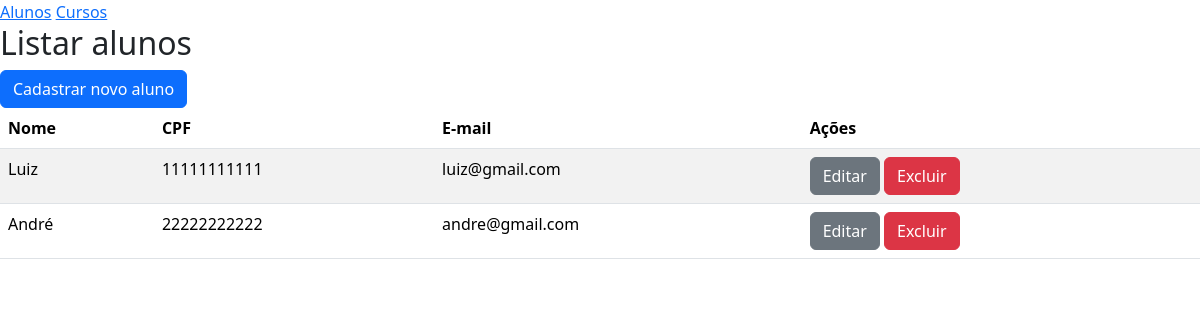
The page /teste/listar_alunos on the database as committed earlier.
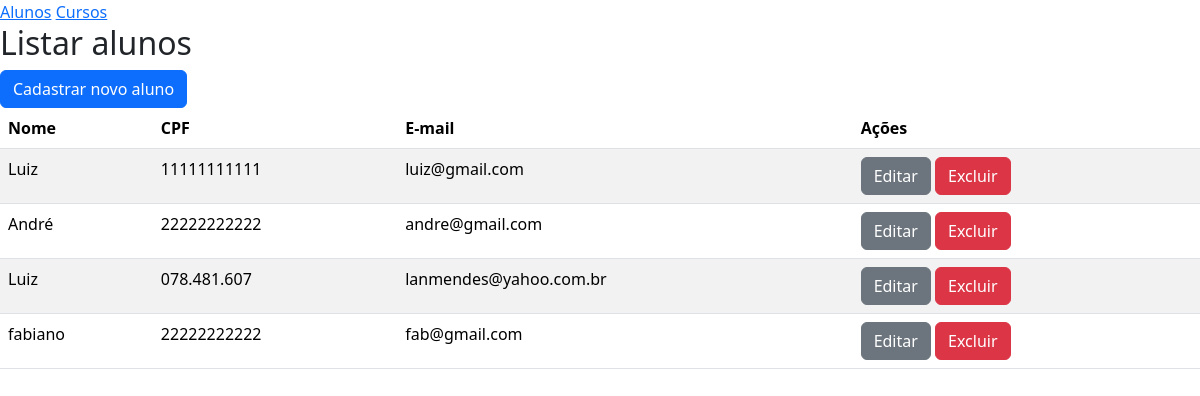
The same page on the database as committed later.
### teste/models.py (models this page shows, shortened)
class Aluno(models.Model):
    nome = models.CharField(null = False, max_length = 200)
    cpf = models.CharField(null = False, max_length = 11)
    email = models.EmailField()

### teste/views.py (the view)
# urls.py: path('listar_alunos', views.listarAlunos, name='listar_alunos'),
def listarAlunos(request):
    alunos = Aluno.objects.all()
    return render(request, 'listar_alunos.html', {'alunos': alunos})

### teste/templates/listar_alunos.html
{% extends 'base.html' %}
{% block content %}
    <h2> Listar alunos </h2>
    <a href="{% url 'incluir_aluno' %}" class="btn btn-primary">
        Cadastrar novo aluno
    </a>
    <table class="table table-striped">
        <thead>
            <tr>
                <th>Nome</th>
                <th>CPF</th>
                <th>E-mail</th>
                <th>Ações</th>
            </tr>
        </thead>
        <tbody>
            {% for aluno in alunos %}
                <tr>
                    <td>{{aluno.nome}}</td>
                    <td>{{aluno.cpf}}</td>
                    <td>{{aluno.email}}</td>
                    <td>
                        <a href="{% url 'editar_aluno' aluno.id %}" class="btn btn-secondary">
                            Editar
                        </a>
                        <a href="{% url 'excluir_aluno' aluno.id %}" class="btn btn-danger">
                            Excluir
                        </a>
                    </td>
                </tr>
            {% endfor %}
        </tbody>
    </table>
{% endblock %}

### templates/base.html (shortened to what this page needs)
{% load django_bootstrap5 %}
<!DOCTYPE html>
<html lang="pt-br">
<head>
    {% bootstrap_css %}
</head>
<body>
    <a href="{% url 'listar_alunos' %}">Alunos</a>
    <a href="{% url 'listar_cursos' %}">Cursos</a>
    {% block content %}
    {% endblock %}
</body>
</html>

Rows that differ between the two databases and show on the page:
added Aluno: nome "Luiz", cpf "078.481.607", email "lanmendes@yahoo.com.br"
added Aluno: nome "fabiano", cpf "22222222222", email "fab@gmail.com"
